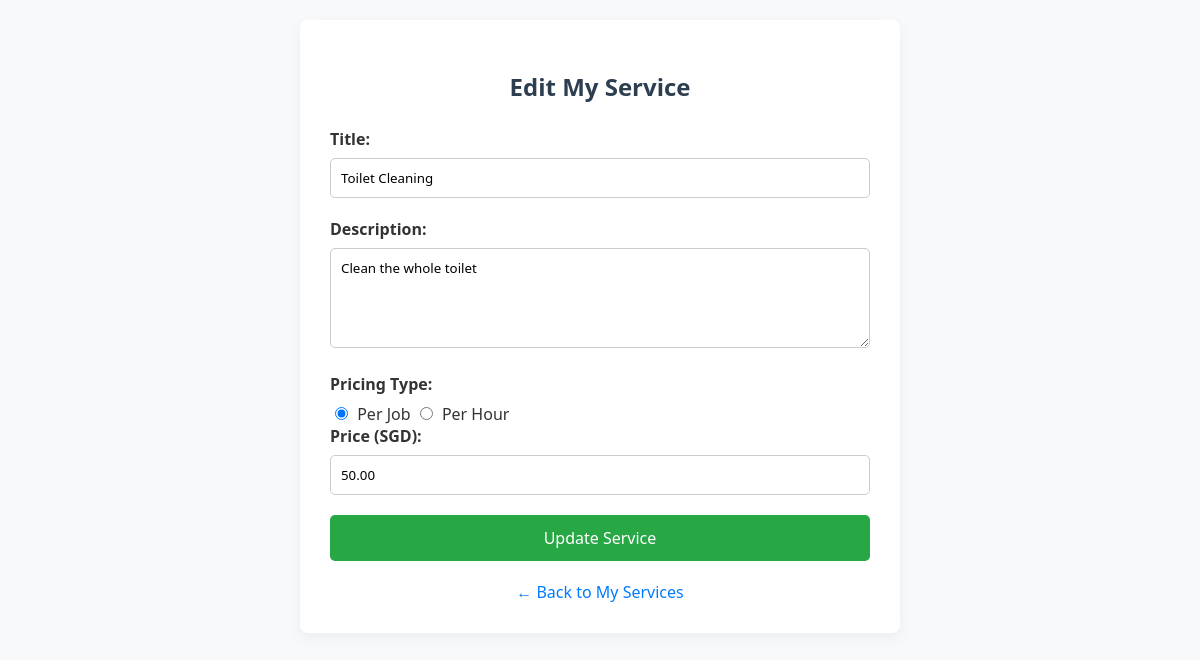
The app's page /boundary/edit_services.php?id=2 (signed in) with its own data.
### tables this page shows
CREATE TABLE IF NOT EXISTS `services` (
  `id` int NOT NULL AUTO_INCREMENT,
  `cleaner_id` int NOT NULL,
  `title` varchar(100) NOT NULL,
  `description` text NOT NULL,
  `price` decimal(10,2) NOT NULL,
  `category_id` int NOT NULL,
  `pricing_type` enum('per_job','per_hour') NOT NULL,
  `created_at` datetime DEFAULT CURRENT_TIMESTAMP,
  `view_count` int DEFAULT '0',
  `shortlist_count` int DEFAULT '0',
  PRIMARY KEY (`id`),
  KEY `cleaner_id` (`cleaner_id`),
  KEY `category_id` (`category_id`)
);

### entity/Service.php (called while the page is built, shortened)
<?php
class Service {
    public static function getById($pdo, $service_id, $cleaner_id) {
    $stmt = $pdo->prepare("
        SELECT s.*, c.name AS category_name
        FROM services s
        JOIN categories c ON s.category_id = c.id
        WHERE s.id = ? AND s.cleaner_id = ?
    ");
    $stmt->execute([$service_id, $cleaner_id]);
    return $stmt->fetch();
}
}

### control/CleanerController.php (called while the page is built, shortened)
<?php
require_once __DIR__ . '/../config/db.php';
require_once __DIR__ . '/../entity/Service.php';
class CleanerController {
    public static function getServiceById($service_id, $cleaner_id) {
    global $pdo;
    return Service::getById($pdo, $service_id, $cleaner_id);
    }
}

### boundary/edit_services.php (the view, shortened to what this page needs)
<?php
require_once '../config/db.php';
require_once '../control/CleanerController.php';
$cleaner_id = $_SESSION['user']['id'];
$service_id = $_GET['id'] ?? null;
$service = CleanerController::getServiceById($service_id, $cleaner_id);
?>
<!DOCTYPE html>
<html>
<head>
	<link rel="stylesheet" href="../css/edit_service.css">
</head>
<body>
<div class="container">
    <h2>Edit My Service</h2>
    <form method="post">
        <label>Title:</label>
        <input type="text" name="title" value="<?= htmlspecialchars($service['title']) ?>" required>
        <label>Description:</label>
        <textarea name="description" required><?= htmlspecialchars($service['description']) ?></textarea>
        <label>Pricing Type:</label>
        <input type="radio" name="pricing_type" value="per_job" <?= $service['pricing_type'] === 'per_job' ? 'checked' : '' ?>> Per Job
        <input type="radio" name="pricing_type" value="per_hour" <?= $service['pricing_type'] === 'per_hour' ? 'checked' : '' ?>> Per Hour
        <label>Price (SGD):</label>
        <input type="number" name="price" value="<?= $service['price'] ?>" step="0.01" required>
        <button type="submit">Update Service</button>
    </form>
    <a href="manage_services.php">← Back to My Services</a>
</div>
</body>
</html>

### css/edit_service.css (style rules this page uses)
* { box-sizing: border-box; font-family: 'Segoe UI', Tahoma, Geneva, Verdana, sans-serif; }
body { background-color: #f8f9fa; margin: 0; padding: 20px; color: #333; }
.container { max-width: 600px; margin: auto; background: #fff; padding: 30px; border-radius: 8px; box-shadow: 0 5px 15px rgba(0, 0, 0, 0.05); }
h2 { text-align: center; margin-bottom: 25px; color: #2c3e50; }
form label { font-weight: bold; display: block; margin-bottom: 8px; }
form input[type="text"], form input[type="number"], form textarea { width: 100%; padding: 10px; margin-bottom: 20px; border: 1px solid #ccc; border-radius: 5px; resize: vertical; }
form textarea { height: 100px; }
form input[type="radio"] { margin-right: 5px; }
form button { background-color: #28a745; color: white; border: none; padding: 12px 20px; border-radius: 5px; cursor: pointer; width: 100%; font-size: 16px; transition: background-color 0.3s ease; }
a { display: block; text-align: center; margin-top: 20px; text-decoration: none; color: #007bff; }

### records on screen
services: title "Toilet Cleaning", description "Clean the whole toilet", pricing_type "☑", price "50.00"
